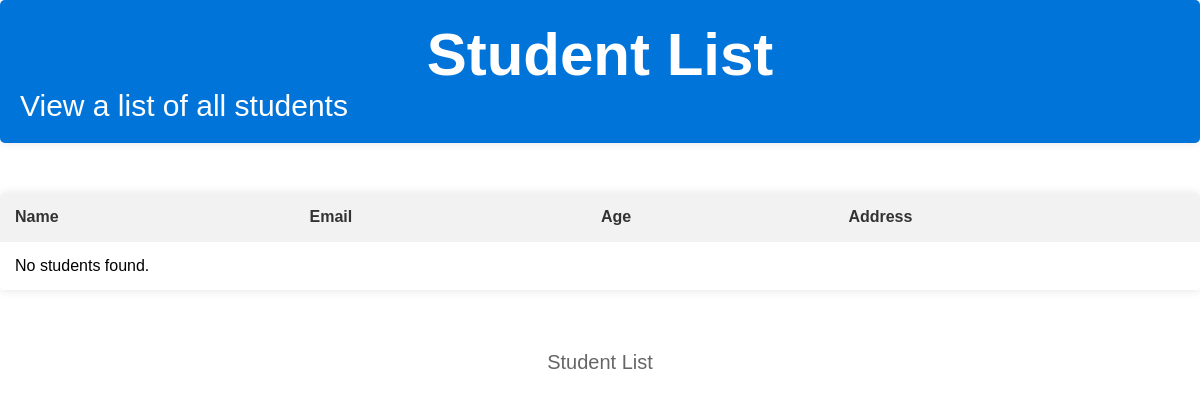
Page /student/ on the earlier database version.
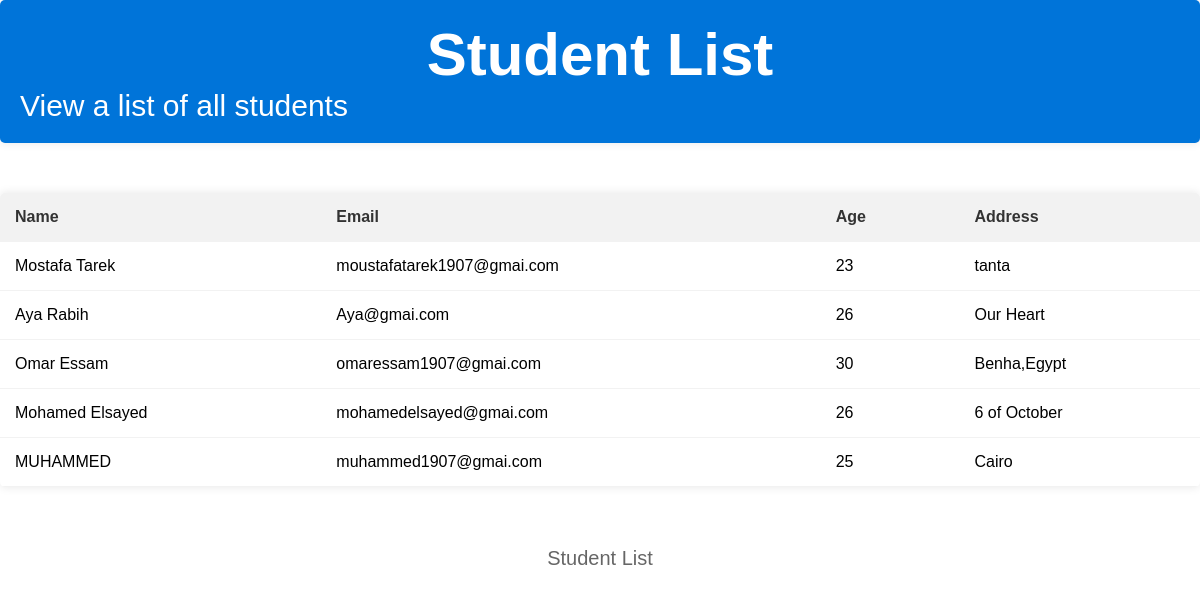
Same page on the later database version.
### students/models.py (models this page shows, shortened)
class student(models.Model):
    name = models.CharField(max_length=255,default='name')
    email = models.EmailField(default='mmmm@mmm.com')
    age = models.IntegerField(default='22')
    address = models.CharField(max_length=255,default='mmm adress')
    class Meta:
        verbose_name = 'Students Name'

### students/views.py (the view)
# urls.py: path('', views.list_view, name = 'list'),
def list_view(request):
    context = {}
    context["dataset"] = student.objects.all()
    return render (request, "students/list_view.html", context)
    """
    username = request.POST.get('u_name')
    pwd = request.POST.get('password')
    data = login(username = username, password = pwd)
    """

### templates/students/list_view.html (shortened to what this page needs)
<!DOCTYPE html>
<html>
  <head>
  </head>
  <body>
    <div class="header">
      <h1>Student List</h1>
      <p>View a list of all students</p>
    </div>
    <table>
      <thead>
        <tr>
          <th><span class="label">Name</span></th>
          <th><span class="label">Email</span></th>
          <th><span class="label">Age</span></th>
          <th><span class="label">Address</span></th>
        </tr>
      </thead>
      <tbody>
        {% for student in dataset %}
          <tr>
            <td>{{ student.name }}</td>
            <td>{{ student.email }}</td>
            <td>{{ student.age }}</td>
            <td>{{ student.address }}</td>
          </tr>
        {% empty %}
            <tr>
                <td colspan="4" class
                "empty-message">No students found.</td>
            </tr>
        {% endfor %}
        </tbody>
    </table>
    <div class="footer">
        <p>Student List</p>
    </div>

### templates/students/list_view.html (style rules this page uses)
body { font-family: Arial, sans-serif; margin: 0; padding: 0; }
h1 { text-align: center; font-size: 36px; margin-top: 50px; margin-bottom: 20px; }
table { border-collapse: collapse; width: 100%; margin-bottom: 50px; border-radius: 5px; overflow: hidden; box-shadow: 0px 0px 10px rgba(0, 0, 0, 0.1); }
th, td { text-align: left; padding: 15px; border-bottom: 1px solid #f2f2f2; }
th { background-color: #f2f2f2; color: #333; }
.label { font-weight: bold; margin-right: 10px; }
.header { background-color: #0074D9; color: #fff; padding: 20px; margin-bottom: 50px; border-radius: 5px; overflow: hidden; box-shadow: 0px 0px 10px rgba(0, 0, 0, 0.1); }
.header h1 { margin: 0; font-size: 60px; }
.header p { margin: 0; font-size: 30px; }
.footer { text-align: center; font-size: 20px; margin-top: 60px; }
.footer p { margin: 0; color: #666; }

Differences in the rows shown:
added student: name "Mostafa Tarek", email "moustafatarek1907@gmai.com", age "23", address "tanta"
added student: name "Aya Rabih", email "Aya@gmai.com", age "26", address "Our Heart"
added student: name "Omar Essam", email "omaressam1907@gmai.com", age "30", address "Benha,Egypt"
added student: name "Mohamed Elsayed", email "mohamedelsayed@gmai.com", age "26", address "6 of October"
added student: name "MUHAMMED", email "muhammed1907@gmai.com", age "25", address "Cairo"
Other differences:
text no longer shown: "No students found."
